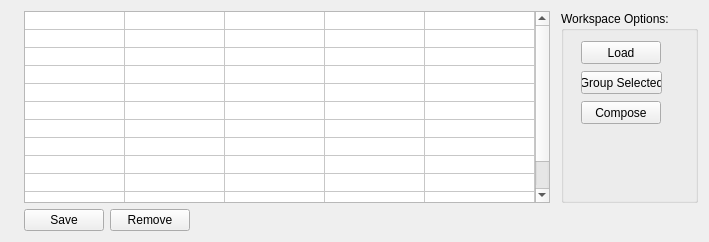
              <widget class="QWidget" name="tabWidgetFilesWorkspacesPage2_2">
               <attribute name="title">
                <string>Workspace Manager</string>
               </attribute>
               <layout class="QGridLayout" name="gridLayout_3">
                <item row="2" column="1">
                 <widget class="QPushButton" name="btnWorkspaceSave">
                  <property name="text">
                   <string>Save</string>
                  </property>
                 </widget>
                </item>
                <item row="2" column="3">
                 <spacer name="horizontalSpacer_3">
                  <property name="orientation">
                   <enum>Qt::Horizontal</enum>
                  </property>
                  <property name="sizeHint" stdset="0">
                   <size>
                    <width>354</width>
                    <height>20</height>
                   </size>
                  </property>
                 </spacer>
                </item>
                <item row="0" column="0">
                 <widget class="QLabel" name="label_107">
                  <property name="text">
                   <string/>
                  </property>
                 </widget>
                </item>
                <item row="1" column="4">
                 <spacer name="horizontalSpacer_2">
                  <property name="orientation">
                   <enum>Qt::Horizontal</enum>
                  </property>
                  <property name="sizeType">
                   <enum>QSizePolicy::Fixed</enum>
                  </property>
                  <property name="sizeHint" stdset="0">
                   <size>
                    <width>5</width>
                    <height>20</height>
                   </size>
                  </property>
                 </spacer>
                </item>
                <item row="0" column="1" rowspan="2" colspan="3">
                 <widget class="QTableWidget" name="tblWorkspaces">
                  <property name="enabled">
                   <bool>true</bool>
                  </property>
                  <property name="minimumSize">
                   <size>
                    <width>0</width>
                    <height>0</height>
                   </size>
                  </property>
                  <property name="sizeIncrement">
                   <size>
                    <width>5</width>
                    <height>5</height>
                   </size>
                  </property>
                  <property name="dragEnabled">
                   <bool>false</bool>
                  </property>
                  <property name="selectionBehavior">
                   <enum>QAbstractItemView::SelectRows</enum>
                  </property>
                  <property name="sortingEnabled">
                   <bool>true</bool>
                  </property>
                  <property name="rowCount">
                   <number>12</number>
                  </property>
                  <property name="columnCount">
                   <number>5</number>
                  </property>
                  <attribute name="horizontalHeaderVisible">
                   <bool>false</bool>
                  </attribute>
                  <attribute name="horizontalHeaderCascadingSectionResizes">
                   <bool>true</bool>
                  </attribute>
                  <attribute name="horizontalHeaderDefaultSectionSize">
                   <number>100</number>
                  </attribute>
                  <attribute name="horizontalHeaderShowSortIndicator" stdset="0">
                   <bool>true</bool>
                  </attribute>
                  <attribute name="horizontalHeaderStretchLastSection">
                   <bool>true</bool>
                  </attribute>
                  <attribute name="verticalHeaderVisible">
                   <bool>false</bool>
                  </attribute>
                  <attribute name="verticalHeaderCascadingSectionResizes">
                   <bool>true</bool>
                  </attribute>
                  <attribute name="verticalHeaderDefaultSectionSize">
                   <number>18</number>
                  </attribute>
                  <attribute name="verticalHeaderHighlightSections">
                   <bool>true</bool>
                  </attribute>
                  <attribute name="verticalHeaderMinimumSectionSize">
                   <number>15</number>
                  </attribute>
                  <attribute name="verticalHeaderStretchLastSection">
                   <bool>false</bool>
                  </attribute>
                  <row/>
                  <row/>
                  <row/>
                  <row/>
                  <row/>
                  <row/>
                  <row/>
                  <row/>
                  <row/>
                  <row/>
                  <row/>
                  <row/>
                  <column>
                   <property name="text">
                    <string>Select</string>
                   </property>
                  </column>
                  <column>
                   <property name="text">
                    <string>Workspace</string>
                   </property>
                  </column>
                  <column>
                   <property name="text">
                    <string>Type</string>
                   </property>
                  </column>
                  <column>
                   <property name="text">
                    <string>Saved</string>
                   </property>
                  </column>
                  <column>
                   <property name="text">
                    <string>Size</string>
                   </property>
                  </column>
                 </widget>
                </item>
                <item row="2" column="2">
                 <widget class="QPushButton" name="btnWorkspaceRemove">
                  <property name="text">
                   <string>Remove</string>
                  </property>
                 </widget>
                </item>
                <item row="0" column="5" rowspan="2">
                 <widget class="QGroupBox" name="groupBox_4">
                  <property name="sizePolicy">
                   <sizepolicy hsizetype="Preferred" vsizetype="Preferred">
                    <horstretch>0</horstretch>
                    <verstretch>0</verstretch>
                   </sizepolicy>
                  </property>
                  <property name="minimumSize">
                   <size>
                    <width>120</width>
                    <height>0</height>
                   </size>
                  </property>
                  <property name="title">
                   <string>Workspace Options:</string>
                  </property>
                  <widget class="QPushButton" name="btnLoad">
                   <property name="geometry">
                    <rect>
                     <x>20</x>
                     <y>30</y>
                     <width>80</width>
                     <height>23</height>
                    </rect>
                   </property>
                   <property name="text">
                    <string>Load</string>
                   </property>
                  </widget>
                  <widget class="QPushButton" name="btnWorkspaceGroup">
                   <property name="geometry">
                    <rect>
                     <x>20</x>
                     <y>60</y>
                     <width>81</width>
                     <height>23</height>
                    </rect>
                   </property>
                   <property name="text">
                    <string>Group Selected</string>
                   </property>
                  </widget>
                  <widget class="QPushButton" name="btnWorkspaceCompose">
                   <property name="geometry">
                    <rect>
                     <x>20</x>
                     <y>90</y>
                     <width>80</width>
                     <height>23</height>
                    </rect>
                   </property>
                   <property name="text">
                    <string>Compose</string>
                   </property>
                  </widget>
                 </widget>
                </item>
               </layout>
              </widget>
